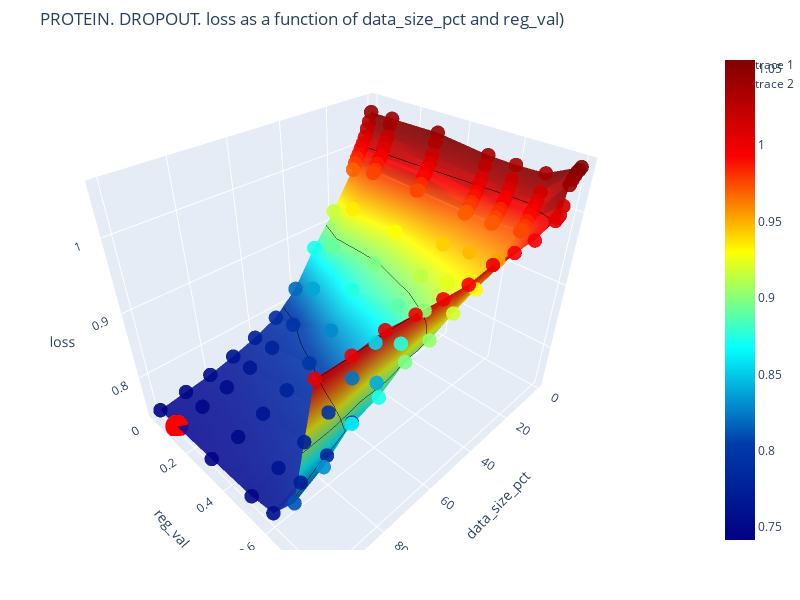

The cell this chart's notebook holds for it:
### Code cell
plot_3d = plot_3d_surface_with_avg(dataset, 'data_size_pct', 'reg_val', 'loss', log_x=False, log_y=log_scale, log_z=False)

### Figure 1 — Plotly figure (JSON) as saved in the notebook; plotly's stock layout.template omitted (floating-point values rounded to 4 significant figures; data arrays with more than 128 entries replaced by an {"elided": "..."} marker saying what was removed)
{"data": [{"colorscale": [[0, "rgb(0,0,131)"], [0.2, "rgb(0,60,170)"], [0.4, "rgb(5,255,255)"], [0.6, "rgb(255,255,0)"], [0.8, "rgb(250,0,0)"], [1, "rgb(128,0,0)"]], "contours": {"z": {"color": "black", "show": true, "width": 2}}, "opacity": 0.9, "type": "surface", "x": [1, 2, 3, 4, 5, 6, 7, 8, 9, 10, 20, 30, 40, 50, 60, 70, 80, 90, 100], "y": [0, 0.1, 0.3, 0.5, 0.6, 0.7, 0.8], "z": {"elided": "7x19 float values"}}, {"hoverinfo": "text", "hovertext": {"elided": "133 str values"}, "marker": {"color": {"elided": "133 float values"}, "colorscale": [[0, "rgb(0,0,131)"], [0.2, "rgb(0,60,170)"], [0.4, "rgb(5,255,255)"], [0.6, "rgb(255,255,0)"], [0.8, "rgb(250,0,0)"], [1, "rgb(128,0,0)"]], "opacity": 0.9, "size": 5}, "mode": "markers", "type": "scatter3d", "x": {"elided": "133 int values"}, "y": {"elided": "133 float values"}, "z": {"elided": "133 float values"}}, {"hoverinfo": "text", "hovertext": "Minimum loss: 0.7415596347608608<br>data_size_pct: 100.0<br>reg_val: 0.1<br>Learning Rate: 0.00038800000000000005", "marker": {"color": "red", "size": 8}, "mode": "markers", "type": "scatter3d", "x": [100], "y": [0.1], "z": [0.7416]}], "layout": {"height": 600, "margin": {"b": 50, "l": 0.5, "r": 0.5, "t": 50}, "scene": {"aspectratio": {"x": 1.25, "y": 1, "z": 1}, "xaxis": {"title": {"text": "data_size_pct"}, "type": "linear"}, "yaxis": {"title": {"text": "reg_val"}, "type": "linear"}, "zaxis": {"title": {"text": "loss"}, "type": "linear"}}, "title": {"text": "PROTEIN. DROPOUT. loss as a function of data_size_pct and reg_val)"}, "width": 800}}
